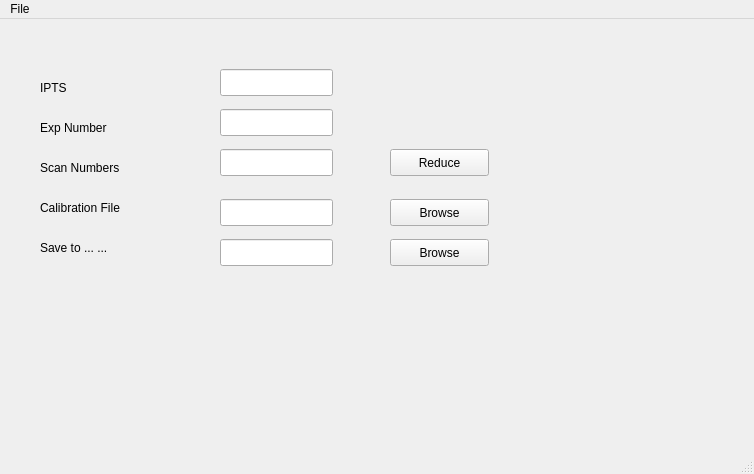
<?xml version="1.0" encoding="UTF-8"?>
<ui version="4.0">
 <class>MainWindow</class>
 <widget class="QMainWindow" name="MainWindow">
  <property name="geometry">
   <rect>
    <x>0</x>
    <y>0</y>
    <width>754</width>
    <height>474</height>
   </rect>
  </property>
  <property name="windowTitle">
   <string>MainWindow</string>
  </property>
  <widget class="QWidget" name="centralwidget">
   <widget class="QLabel" name="label">
    <property name="geometry">
     <rect>
      <x>40</x>
      <y>60</y>
      <width>68</width>
      <height>17</height>
     </rect>
    </property>
    <property name="text">
     <string>IPTS</string>
    </property>
   </widget>
   <widget class="QLabel" name="label_2">
    <property name="geometry">
     <rect>
      <x>40</x>
      <y>100</y>
      <width>121</width>
      <height>17</height>
     </rect>
    </property>
    <property name="text">
     <string>Exp Number</string>
    </property>
   </widget>
   <widget class="QLabel" name="label_3">
    <property name="geometry">
     <rect>
      <x>40</x>
      <y>140</y>
      <width>111</width>
      <height>17</height>
     </rect>
    </property>
    <property name="text">
     <string>Scan Numbers</string>
    </property>
   </widget>
   <widget class="QLineEdit" name="lineEdit">
    <property name="geometry">
     <rect>
      <x>220</x>
      <y>50</y>
      <width>113</width>
      <height>27</height>
     </rect>
    </property>
   </widget>
   <widget class="QLineEdit" name="lineEdit_2">
    <property name="geometry">
     <rect>
      <x>220</x>
      <y>90</y>
      <width>113</width>
      <height>27</height>
     </rect>
    </property>
   </widget>
   <widget class="QLineEdit" name="lineEdit_3">
    <property name="geometry">
     <rect>
      <x>220</x>
      <y>130</y>
      <width>113</width>
      <height>27</height>
     </rect>
    </property>
   </widget>
   <widget class="QLineEdit" name="lineEdit_4">
    <property name="geometry">
     <rect>
      <x>220</x>
      <y>180</y>
      <width>113</width>
      <height>27</height>
     </rect>
    </property>
   </widget>
   <widget class="QLabel" name="label_4">
    <property name="geometry">
     <rect>
      <x>40</x>
      <y>180</y>
      <width>111</width>
      <height>17</height>
     </rect>
    </property>
    <property name="text">
     <string>Calibration File</string>
    </property>
   </widget>
   <widget class="QPushButton" name="pushButton">
    <property name="geometry">
     <rect>
      <x>390</x>
      <y>180</y>
      <width>99</width>
      <height>27</height>
     </rect>
    </property>
    <property name="text">
     <string>Browse</string>
    </property>
   </widget>
   <widget class="QPushButton" name="pushButton_2">
    <property name="geometry">
     <rect>
      <x>390</x>
      <y>220</y>
      <width>99</width>
      <height>27</height>
     </rect>
    </property>
    <property name="text">
     <string>Browse</string>
    </property>
   </widget>
   <widget class="QLabel" name="label_5">
    <property name="geometry">
     <rect>
      <x>40</x>
      <y>220</y>
      <width>111</width>
      <height>17</height>
     </rect>
    </property>
    <property name="text">
     <string>Save to ... ...</string>
    </property>
   </widget>
   <widget class="QLineEdit" name="lineEdit_5">
    <property name="geometry">
     <rect>
      <x>220</x>
      <y>220</y>
      <width>113</width>
      <height>27</height>
     </rect>
    </property>
   </widget>
   <widget class="QPushButton" name="pushButton_3">
    <property name="geometry">
     <rect>
      <x>390</x>
      <y>130</y>
      <width>99</width>
      <height>27</height>
     </rect>
    </property>
    <property name="text">
     <string>Reduce</string>
    </property>
   </widget>
  </widget>
  <widget class="QMenuBar" name="menubar">
   <property name="geometry">
    <rect>
     <x>0</x>
     <y>0</y>
     <width>754</width>
     <height>25</height>
    </rect>
   </property>
   <widget class="QMenu" name="menuQuit">
    <property name="title">
     <string>File</string>
    </property>
    <addaction name="actionQuit"/>
   </widget>
   <addaction name="menuQuit"/>
  </widget>
  <widget class="QStatusBar" name="statusbar"/>
  <action name="actionQuit">
   <property name="text">
    <string>Quit</string>
   </property>
  </action>
 </widget>
 <resources/>
 <connections/>
</ui>
